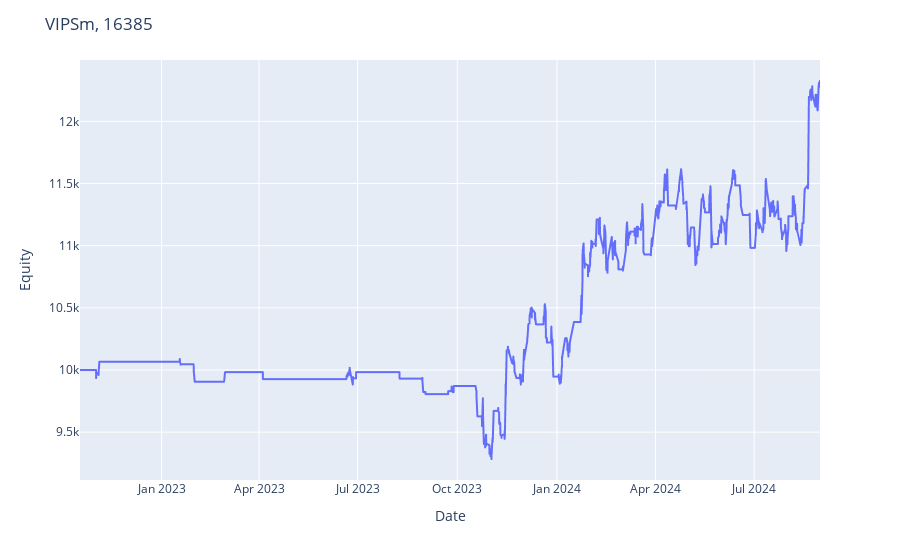
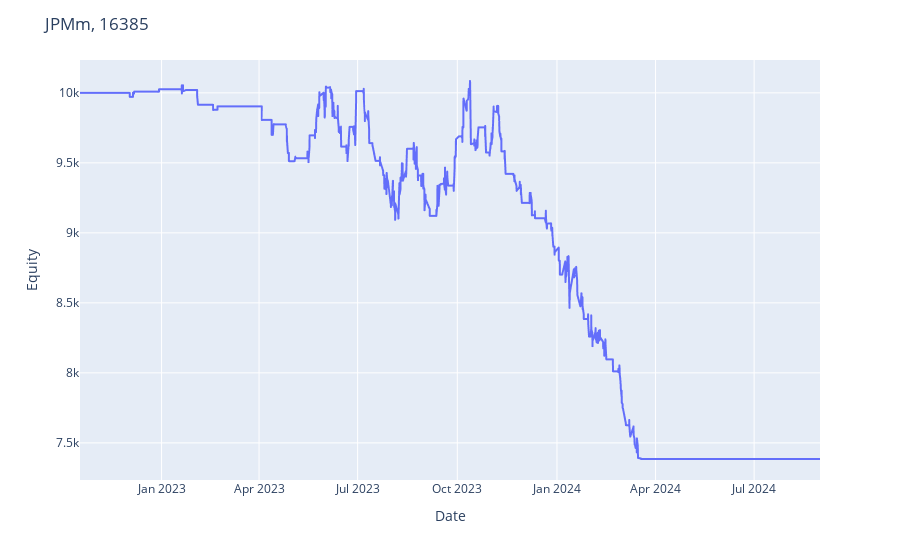
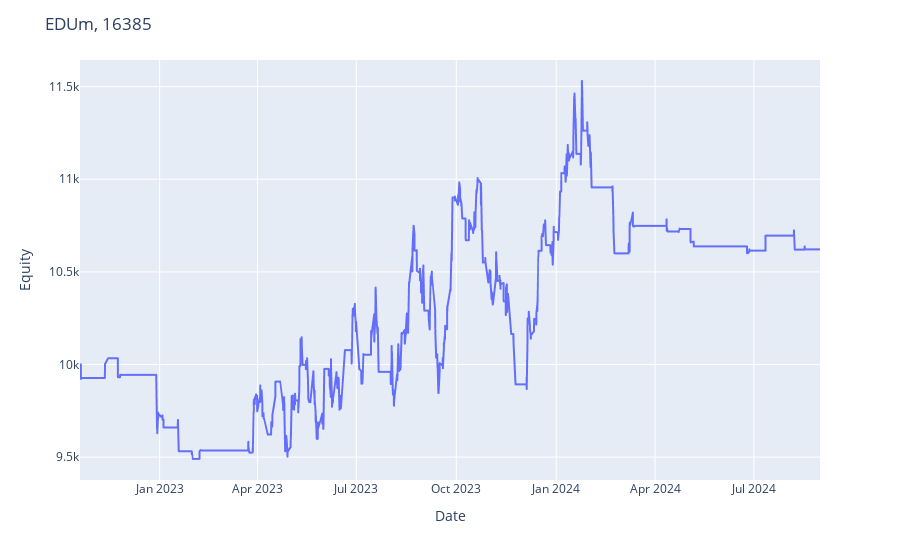
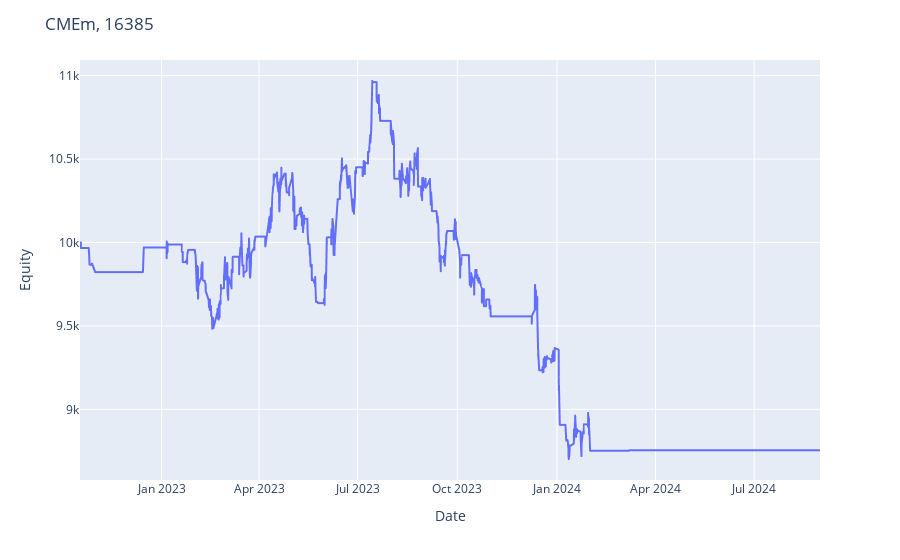

These figures' notebook cell, in order:
### Markdown cell above
# WFO

### Code cell
from backtest.utils import plot_full_equity_curve, walk_forward

def optim_func_2(stats):
    equity_curve = stats._equity_curve['Equity'].values    
    x = np.arange(len(equity_curve)).reshape(-1, 1)
    reg = LinearRegression().fit(x, equity_curve)
    stability_ratio = reg.score(x, equity_curve)
    
    return (stats['Return [%]'] /  (1 + (-1*stats['Max. Drawdown [%]']))) * np.log(1 + stats['# Trades']) * stability_ratio
    
stats_per_symbol = {}
lookback_bars = 1500
validation_bars = 250
warmup_bars = 200

wfo_performance = pd.DataFrame()
for ticker, interval in zip(portfolio, intervals):
    
    try:
    
        params = {
            'b_open_threshold' : [0.9, 0.95, 0.1, 1.5],
            'b_close_threshold': [0.5, 0.6, 0.8, 0.9],
            'maximize': optim_func_2
        }
        
        fracc_df = symbols[ticker][interval]

        wfo_stats = walk_forward(
            BPercent,
            fracc_df, 
            lookback_bars=lookback_bars,
            validation_bars=validation_bars,
            warmup_bars=warmup_bars, 
            params=params,
            commission=7e-4, 
            margin=1/30, 
            cash=10_000,
            verbose=False
        )
        
        stats_per_symbol[ticker] = {}
        stats_per_symbol[ticker][interval] = wfo_stats
        
        df_equity = wfo_stats['_equity']
        trades = wfo_stats['_trades']
        
        
        plot_full_equity_curve(df_equity, title=f'{ticker}, {interval}')
        
        # Calculo el stability ratio
        x = np.arange(df_equity.shape[0]).reshape(-1, 1)
        reg = LinearRegression().fit(x, df_equity.Equity)
        stability_ratio = reg.score(x, df_equity.Equity)

        largest_lost = min(trades.PnL)
        
        # Extraigo metricas
        df_stats = pd.DataFrame({
            'strategy':[strategy.__name__],
            'ticker':[ticker],
            'interval':[interval],
            'stability_ratio':[stability_ratio],
            'return':[wfo_stats['Return [%]']],
            'largest_lost':[largest_lost],
            'drawdown':[wfo_stats['Max. Drawdown [%]']],
            'final_eq':[wfo_stats['Equity Final [$]']],
            'drawdown_duration':[wfo_stats['Max. Drawdown Duration']],
            'win_rate':[wfo_stats['Win Rate [%]']], 
            'sharpe_ratio':[wfo_stats['Sharpe Ratio']],
            'trades':[wfo_stats['# Trades']],
            'avg_trade_percent':[wfo_stats['Avg. Trade [%]']],
            'exposure':[wfo_stats['Exposure Time [%]']],
            'final_equity':[wfo_stats['Equity Final [$]']],
            'Duration':[wfo_stats['Duration']],

        })

        wfo_performance = pd.concat([wfo_performance, df_stats])
        
    except:
        print(f'no se pudo con {ticker}')

wfo_performance['return/dd'] = wfo_performance['return'] / -wfo_performance['drawdown']
wfo_performance['drawdown'] = -wfo_performance['drawdown']
wfo_performance['custom_metric'] = (wfo_performance['return'] / (1 + wfo_performance.drawdown)) * np.log(1 + wfo_performance.trades)

wfo_performance.drawdown_duration = pd.to_timedelta(wfo_performance.drawdown_duration)
wfo_performance.drawdown_duration = wfo_performance.drawdown_duration.dt.days

wfo_performance.sort_values(by='return/dd', ascending=False)

### Figure 1 — Plotly figure (JSON) as saved in the notebook; plotly's stock layout.template omitted (floating-point values rounded to 4 significant figures; data arrays with more than 128 entries replaced by an {"elided": "..."} marker saying what was removed)
{"data": [{"hovertemplate": "x=%{x}<br>y=%{y}<extra></extra>", "legendgroup": "", "line": {"color": "#636efa", "dash": "solid"}, "marker": {"symbol": "circle"}, "mode": "lines", "name": "", "showlegend": false, "textposition": "bottom right", "type": "scattergl", "x": {"elided": "3278 str values"}, "xaxis": "x", "y": {"elided": "3278 float values"}, "yaxis": "y"}], "layout": {"legend": {"tracegroupgap": 0}, "margin": {"t": 60}, "title": {"text": "VIPSm, 16385"}, "xaxis": {"anchor": "y", "domain": [0, 1], "title": {"text": "Date"}}, "yaxis": {"anchor": "x", "domain": [0, 1], "title": {"text": "Equity"}}}}

### Figure 2 — Plotly figure (JSON) as saved in the notebook; plotly's stock layout.template omitted (floating-point values rounded to 4 significant figures; data arrays with more than 128 entries replaced by an {"elided": "..."} marker saying what was removed)
{"data": [{"hovertemplate": "x=%{x}<br>y=%{y}<extra></extra>", "legendgroup": "", "line": {"color": "#636efa", "dash": "solid"}, "marker": {"symbol": "circle"}, "mode": "lines", "name": "", "showlegend": false, "textposition": "bottom right", "type": "scattergl", "x": {"elided": "3278 str values"}, "xaxis": "x", "y": {"elided": "3278 float values"}, "yaxis": "y"}], "layout": {"legend": {"tracegroupgap": 0}, "margin": {"t": 60}, "title": {"text": "JPMm, 16385"}, "xaxis": {"anchor": "y", "domain": [0, 1], "title": {"text": "Date"}}, "yaxis": {"anchor": "x", "domain": [0, 1], "title": {"text": "Equity"}}}}

### Figure 3 — Plotly figure (JSON) as saved in the notebook; plotly's stock layout.template omitted (floating-point values rounded to 4 significant figures; data arrays with more than 128 entries replaced by an {"elided": "..."} marker saying what was removed)
{"data": [{"hovertemplate": "x=%{x}<br>y=%{y}<extra></extra>", "legendgroup": "", "line": {"color": "#636efa", "dash": "solid"}, "marker": {"symbol": "circle"}, "mode": "lines", "name": "", "showlegend": false, "textposition": "bottom right", "type": "scattergl", "x": {"elided": "3264 str values"}, "xaxis": "x", "y": {"elided": "3264 float values"}, "yaxis": "y"}], "layout": {"legend": {"tracegroupgap": 0}, "margin": {"t": 60}, "title": {"text": "EDUm, 16385"}, "xaxis": {"anchor": "y", "domain": [0, 1], "title": {"text": "Date"}}, "yaxis": {"anchor": "x", "domain": [0, 1], "title": {"text": "Equity"}}}}

### Figure 4 — Plotly figure (JSON) as saved in the notebook; plotly's stock layout.template omitted (floating-point values rounded to 4 significant figures; data arrays with more than 128 entries replaced by an {"elided": "..."} marker saying what was removed)
{"data": [{"hovertemplate": "x=%{x}<br>y=%{y}<extra></extra>", "legendgroup": "", "line": {"color": "#636efa", "dash": "solid"}, "marker": {"symbol": "circle"}, "mode": "lines", "name": "", "showlegend": false, "textposition": "bottom right", "type": "scattergl", "x": {"elided": "3278 str values"}, "xaxis": "x", "y": {"elided": "3278 float values"}, "yaxis": "y"}], "layout": {"legend": {"tracegroupgap": 0}, "margin": {"t": 60}, "title": {"text": "CMEm, 16385"}, "xaxis": {"anchor": "y", "domain": [0, 1], "title": {"text": "Date"}}, "yaxis": {"anchor": "x", "domain": [0, 1], "title": {"text": "Equity"}}}}
